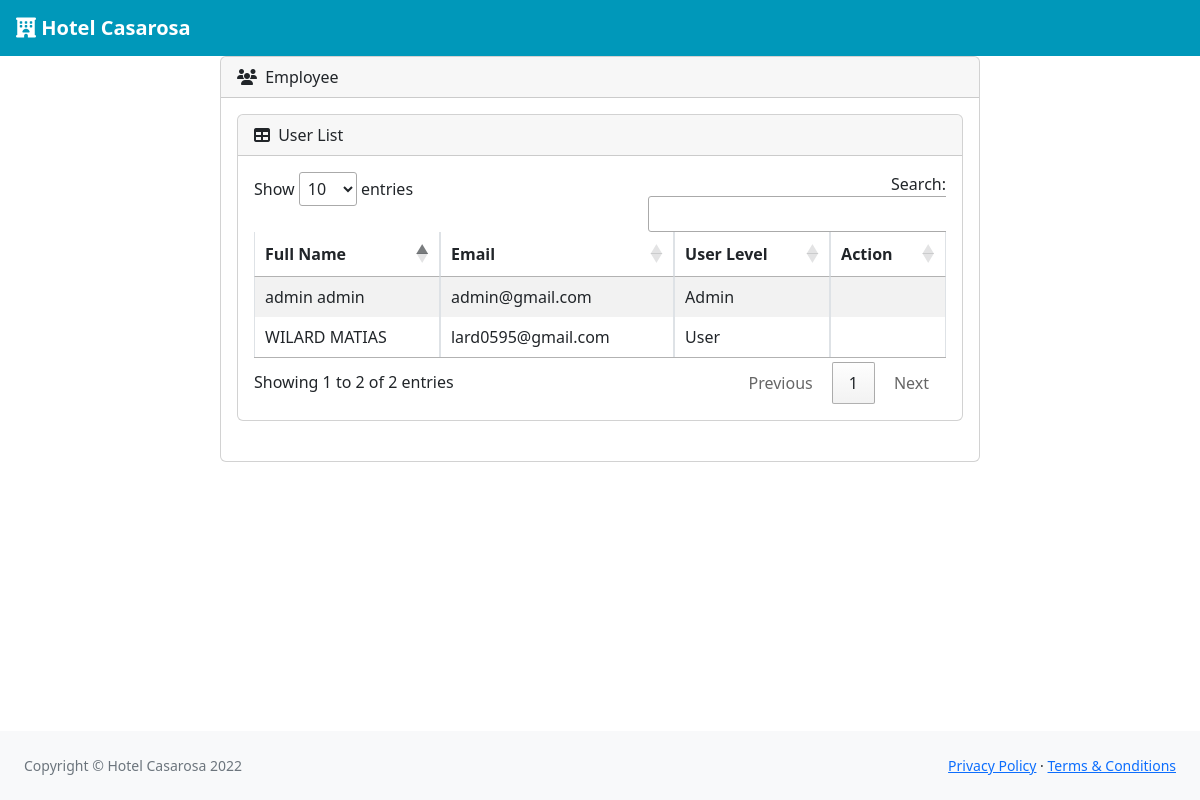
Screenshot of /index.php/users/adding_user_proccess with the database file from the repository.
### tables this page shows
CREATE TABLE `users` (
  `id` int(11) NOT NULL AUTO_INCREMENT,
  `first_name` varchar(255) DEFAULT NULL,
  `last_name` varchar(255) DEFAULT NULL,
  `email` varchar(255) DEFAULT NULL,
  `password` varchar(255) DEFAULT NULL,
  `user_level` int(11) DEFAULT '1',
  `created_at` datetime DEFAULT NULL,
  `updated_at` datetime DEFAULT NULL,
  PRIMARY KEY (`id`)
);

### application/controllers/users.php (called while the page is built, shortened)
<?php
class Users extends CI_Controller {
    public function adding_user_proccess()
    {
        $form_data = $this->input->post();
        if($this->input->post('userlevel') === '3'){
            $this->session->set_flashdata('userlevel', 'Please select User Level');
            $this->session->set_userdata('activity', ''.$this->session->userdata('fullname').' failed to add '.$form_data['firstname'].' '.$form_data['lastname'].' to user');
            $this->user->log($this->session->userdata('user_id'));
                redirect('/dashboard/employee');
        }
        else{
            $result = $this->user->validate_creation();
            if($result!= 'success')
            {
                $this->session->set_flashdata('rooms_error', $result);
                $this->session->set_userdata('activity', ''.$this->session->userdata('fullname').' failed to add '.$form_data['firstname'].' '.$form_data['lastname'].' to user');
                $this->user->log($this->session->userdata('user_id'));
                $res = $this->user->get_users();
                $data = array('datas'=>$res);
                $this->session->set_userdata(array('page'=> 'employee'));
                $this->load->view('templates/header');
                $this->load->view('admin/employee', $data);
                $this->load->view('templates/footer');
            }
        }
    }
}

### index.php (called while the page is built, shortened)
<?php
require_once BASEPATH.'core/CodeIgniter.php';

### application/models/user.php (called while the page is built, shortened)
<?php
class User extends CI_Model {
    function get_users()
    {
        $query = "SELECT * FROM users ";
        return $this->db->query($query)->result_array();
    }
}
?>

### application/views/admin/employee.php (the view, shortened to what this page needs)
?>    <div class="container-fluid px-4">
        <div class="row">
            <div class="col-xl-8 offset-xl-2">
                <div class="card mb-4">
                    <div class="card-header">
                        <i class="fas fa-users me-1"></i>
                        Employee
?>                    </div>
                    <div class="card-body">
?>                        <div class="row">
                            <div class="col">
                                <div class="card mb-4">
                                    <div class="card-header">
                                        <i class="fas fa-table me-1"></i>
                                        User List
                                    </div>
                                    <div class="card-body">
                        <div class="table-responsive">
                            <table id="datatable" class="table table-striped table-bordered table-hover text-nowrap">
                                <thead>
                                    <tr>
                                        <th>Full Name</th>
                                        <th>Email</th>
                                        <th>User Level</th>
                                        <th>Action</th>
                                    </tr>
                                </thead>
                                <tbody>
<?php                           foreach($datas as $data){
?>                                    <tr>
                                        <td><?= $data['first_name'].' '.$data['last_name']?></td>
                                        <td><?= $data['email']?></td>
                                        <td>
<?php                                       if($data['user_level'] === '0'){
?>                                                Admin
<?php                                       }
                                            elseif($data['user_level'] === '1'){
?>                                                User
<?php                                       }
?>                                        </td>
                                        <td>
?>                                        </td>
<?php                           }
?>                                    </tr>
                                </tbody>
                            </table>
                    </div>
                                    </div>
                                </div>
                            </div>
                        </div>
                </div>
            </div>
        </div>
    </div>
      </div>

### assets/css/styles.css (style rules this page uses)
th { text-align: inherit; text-align: -webkit-match-parent; }
thead, tbody, tfoot, tr, td, th { border-color: inherit; border-style: solid; border-width: 0; }

### rows the page displays
users: first_name "admin", last_name "admin", email "admin@gmail.com", user_level "Admin"
users: first_name "WILARD", last_name "MATIAS", email "lard0595@gmail.com", user_level "User"
